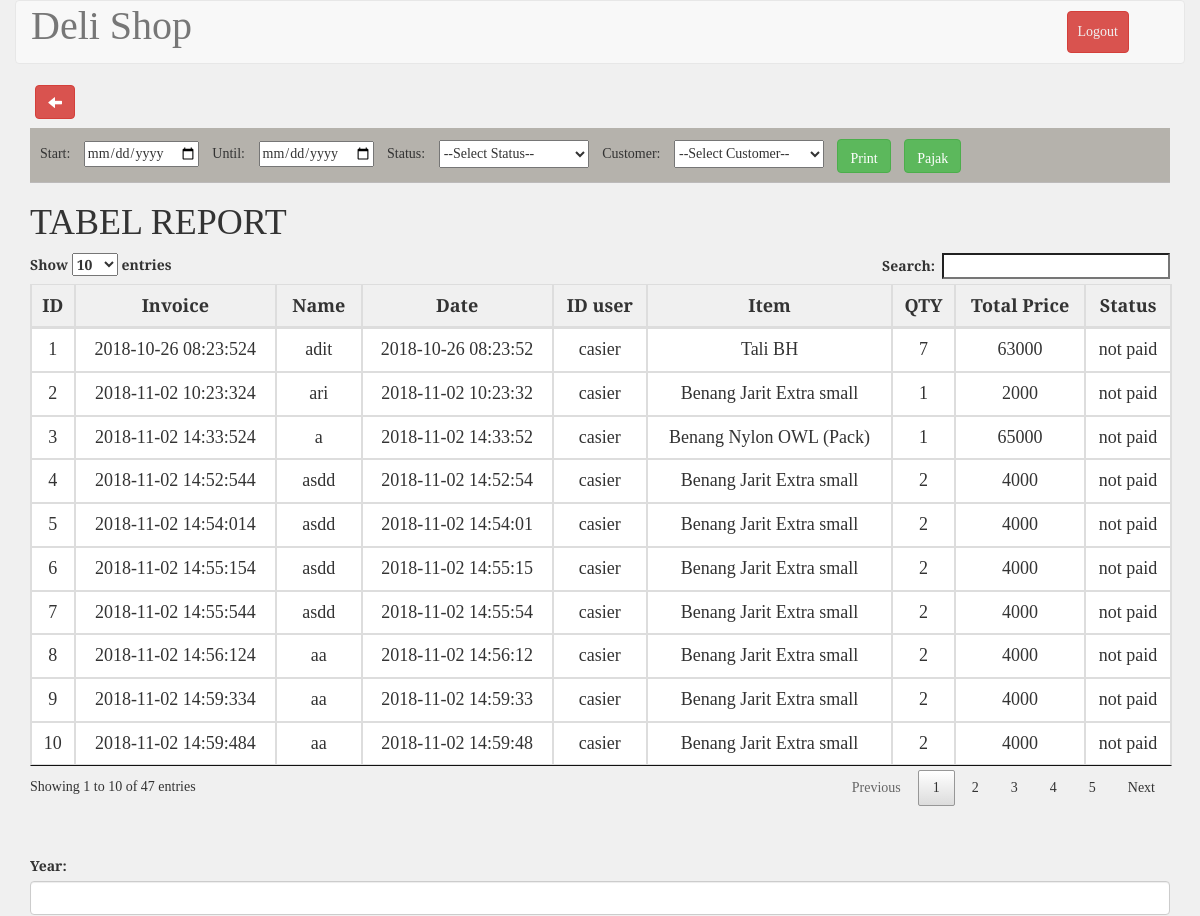
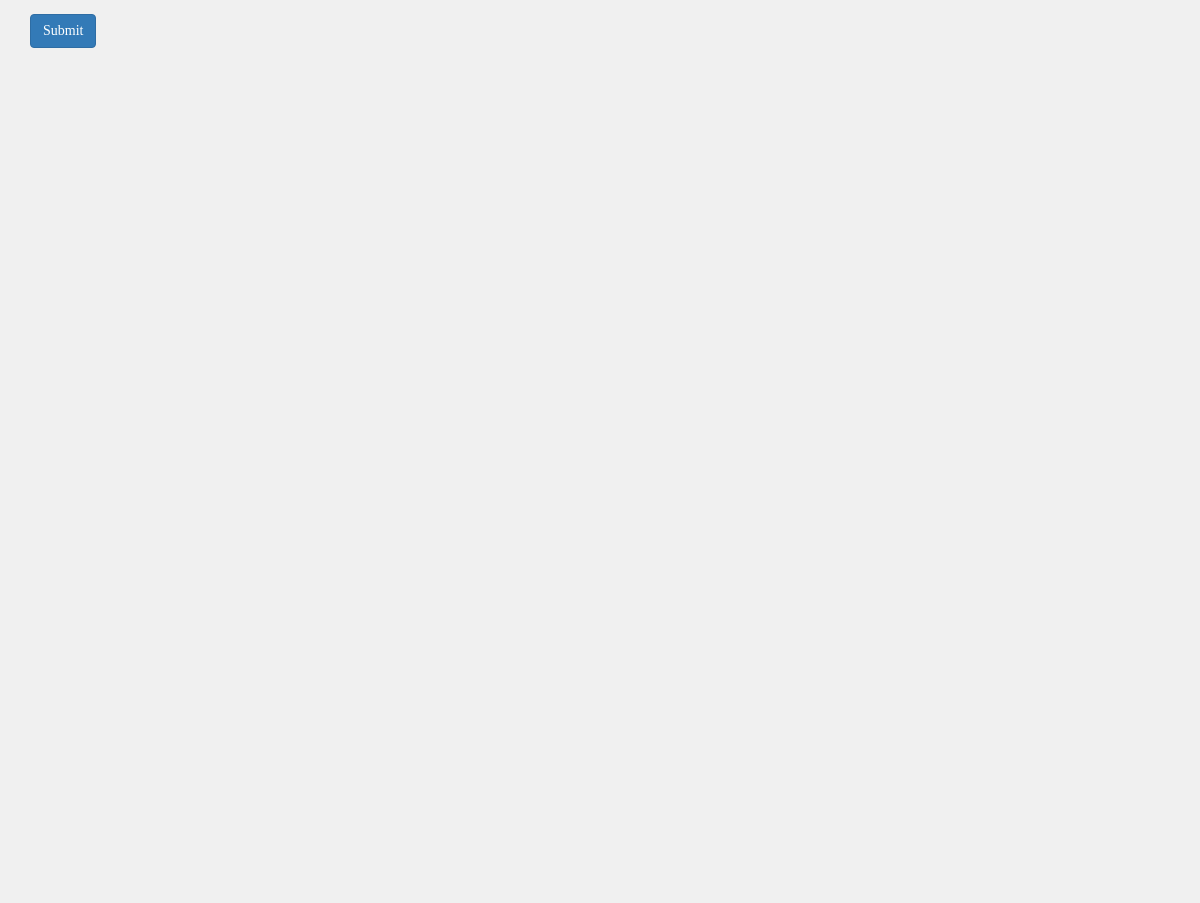
The app's page /report.php (signed in) with its own data (2 pictures, top to bottom).
### tables this page shows
CREATE TABLE `tb_transaksi` (
  `id` int(11) NOT NULL AUTO_INCREMENT,
  `invoice` varchar(200) NOT NULL,
  `nm_transaksi` varchar(200) NOT NULL,
  `tnggl` datetime NOT NULL,
  `id_employee` int(11) unsigned NOT NULL,
  `id_item` int(11) unsigned NOT NULL,
  `qty` float unsigned NOT NULL,
  `total_price` float unsigned NOT NULL,
  `deposit` float unsigned NOT NULL,
  `rest_total` float unsigned NOT NULL,
  `description` text NOT NULL,
  `method` int(11) unsigned NOT NULL,
  `statuss` int(11) unsigned NOT NULL,
  PRIMARY KEY (`id`),
  KEY `id_employee` (`id_employee`),
  KEY `id_item` (`id_item`),
  CONSTRAINT `tb_transaksi_ibfk_1` FOREIGN KEY (`id_employee`) REFERENCES `tb_employee` (`id`),
  CONSTRAINT `tb_transaksi_ibfk_2` FOREIGN KEY (`id_item`) REFERENCES `tb_barang` (`id`)
);

### report.php (the view, shortened to what this page needs)
<?php
include_once 'koneksi.php';
$barang = mysqli_query($conn, "SELECT invoice, nm_transaksi, tnggl, (SELECT nama FROM tb_employee WHERE id=id_employee) AS nama_pegawai, (SELECT item FROM tb_barang WHERE id=id_item )AS item, qty, total_price, statuss FROM tb_transaksi WHERE statuss='0';");
?>
<!DOCTYPE html>
<html>
	<?php include("./templates/header.php"); ?>
	<link rel="stylesheet" type="text/css" href="./css/stockStyle.css">
	<link rel="stylesheet" href="./assets/jquery-ui.css">
	<body>
		<form action="finishReport.php" method="POST" accept-charset="utf-8">
			<div class="container-fluid">
				<div class="row">
					<div class="col-md-12 header">
						<nav class="navbar navbar-default" role="navigation">
							<div class="container-fluid">
								<div class="navbar-header">
									<a class="navbar-brand" style="font-size: 40px;" href="#">Deli Shop</a>
								</div>
								<div class="collapse navbar-collapse navbar-ex1-collapse">
									<ul class="nav navbar-nav navbar-right">
										<li><a type="button" class="btn btn-danger" style="margin: 10px; padding: 10px;" href="logout.php">Logout</a></li>
										<li><a href=""> </a></li>
									</ul>
								</div>
							</div>
						</nav>
					</div>
				</div>
			</div>
			<div class="container">
				<div class="row">
					<div class="col-md-12" id="mytable">
					<table id="example" class="table table-bordered" style="width: 100%;">
						<a href="administrator.php" style="margin-left: 5px; margin-bottom: 10px;" type="button" class="btn btn-danger glyphicon glyphicon-arrow-left" ></a><br>
						<div style="border-bottom:1px solid #bcbaba; margin-bottom:10px; background-color:#b5b2ac; padding:0 0 0 10px">
							Start: <input style="margin:10px; " type="date" name="start">
							Until: <input style="margin:10px;" type="date" name="end">
							Status: <select style="margin:10px; width:150px;height:28px" >
								<option>--Select Status--</option>
							</select>
							Customer: <select style="margin:10px; width:150px;height:28px" >
								<option>--Select Customer--</option>
							</select>
							<input type="submit" class="btn btn-success glyphicon glyphicon-print" style="margin:10px 0 10px 0" name="Submit" value="Print"></button>
							<input type="submit" class="btn btn-success glyphicon glyphicon-print" style="margin:10px 0 10px 10px; " name="Submit" value="Pajak"></i></button>
						</div>
						<h1> TABEL REPORT</h1>
						<thead>
							<tr>
								<th>ID</th>
								<th>Invoice</th>
								<th>Name</th>
								<th>Date</th>
								<th>ID user</th>
								<th>Item</th>
								<th>QTY</th>
								<th>Total Price</th>
								<th>Status</th>
							</tr>
						</thead>
						<tbody>
							<?php
							$no=1;
							foreach ($barang as $data) {?>
							<tr>
								<td><?php echo $no ?></td>
								<td><?php echo $data["invoice"];?></td>
								<td><?php echo $data["nm_transaksi"];?></td>
								<td><?php echo $data["tnggl"];?></td>
								<td><?php echo $data["nama_pegawai"];?></td>
								<td><?php echo $data["item"];?></td>
								<td><?php echo $data["qty"];?></td>
								<td><?php echo $data["total_price"];?></td>
								<td><?php if($data["statuss"]==0)
								{
									echo("not paid");
								}
								else{
									echo("paid");
								}
								?></td>
							</tr>
							<?php $no++; }?>
						</tbody>
					</table>
					<div id="chart-div">
						<div class="form-group">
							<label for="year">Year:</label>
							<input type="text" class="form-control" id="year">
						</div>
						<button class="btn btn-primary" id="chartBtn">Submit</button>
						<div class="ct-chart ct-perfect-fourth"></div>
					</div>
				</div>
			</div>
		</form>
	</body>
</html>

### assets/chart.css (style rules this page uses)
.ct-double-octave:after,.ct-major-eleventh:after,.ct-major-second:after,.ct-major-seventh:after,.ct-major-sixth:after,.ct-major-tenth:after,.ct-major-third:after,.ct-major-twelfth:after,.ct-minor-second:after,.ct-minor-seventh:after,.ct-minor-sixth:after,.ct-minor-third:after,.ct-octave:after,.ct-perfect-fifth:after,.ct-perfect-fourth:after,.ct-square:after { content:"";clear:both }
.ct-perfect-fourth { display:block;position:relative;width:100% }
.ct-perfect-fourth:before { display:block;float:left;content:"";width:0;height:0;padding-bottom:75% }
.ct-perfect-fourth:after { display:table }

### css/stockStyle.css (style rules this page uses)
html,body { font-family: 'Slabo 27px', serif; background-color: #f0f0f0; }
#example, th, td { font-size: 18px; text-align: center; width: auto; }
.navbar-default .navbar-nav>li>a { color: #f0f0f0 !important; }

### report.php (style rules this page uses)
#chart-div { margin-top: 50px; }

### records on screen
tb_transaksi: invoice "2018-10-26 08:23:524", nm_transaksi "adit", tnggl "2018-10-26 08:23:52", nama_pegawai "casier", item "Tali BH", qty "7", total_price "63000", statuss "not paid"
tb_transaksi: invoice "2018-11-02 10:23:324", nm_transaksi "ari", tnggl "2018-11-02 10:23:32", nama_pegawai "casier", item "Benang Jarit Extra small", qty "1", total_price "2000", statuss "not paid"
tb_transaksi: invoice "2018-11-02 14:33:524", nm_transaksi "a", tnggl "2018-11-02 14:33:52", nama_pegawai "casier", item "Benang Nylon OWL (Pack)", qty "1", total_price "65000", statuss "not paid"
tb_transaksi: invoice "2018-11-02 14:52:544", nm_transaksi "asdd", tnggl "2018-11-02 14:52:54", nama_pegawai "casier", item "Benang Jarit Extra small", qty "2", total_price "4000", statuss "not paid"
tb_transaksi: invoice "2018-11-02 14:54:014", nm_transaksi "asdd", tnggl "2018-11-02 14:54:01", nama_pegawai "casier", item "Benang Jarit Extra small", qty "2", total_price "4000", statuss "not paid"
tb_transaksi: invoice "2018-11-02 14:55:154", nm_transaksi "asdd", tnggl "2018-11-02 14:55:15", nama_pegawai "casier", item "Benang Jarit Extra small", qty "2", total_price "4000", statuss "not paid"
tb_transaksi: invoice "2018-11-02 14:55:544", nm_transaksi "asdd", tnggl "2018-11-02 14:55:54", nama_pegawai "casier", item "Benang Jarit Extra small", qty "2", total_price "4000", statuss "not paid"
tb_transaksi: invoice "2018-11-02 14:56:124", nm_transaksi "aa", tnggl "2018-11-02 14:56:12", nama_pegawai "casier", item "Benang Jarit Extra small", qty "2", total_price "4000", statuss "not paid"
tb_transaksi: invoice "2018-11-02 14:59:334", nm_transaksi "aa", tnggl "2018-11-02 14:59:33", nama_pegawai "casier", item "Benang Jarit Extra small", qty "2", total_price "4000", statuss "not paid"
tb_transaksi: invoice "2018-11-02 14:59:484", nm_transaksi "aa", tnggl "2018-11-02 14:59:48", nama_pegawai "casier", item "Benang Jarit Extra small", qty "2", total_price "4000", statuss "not paid"
